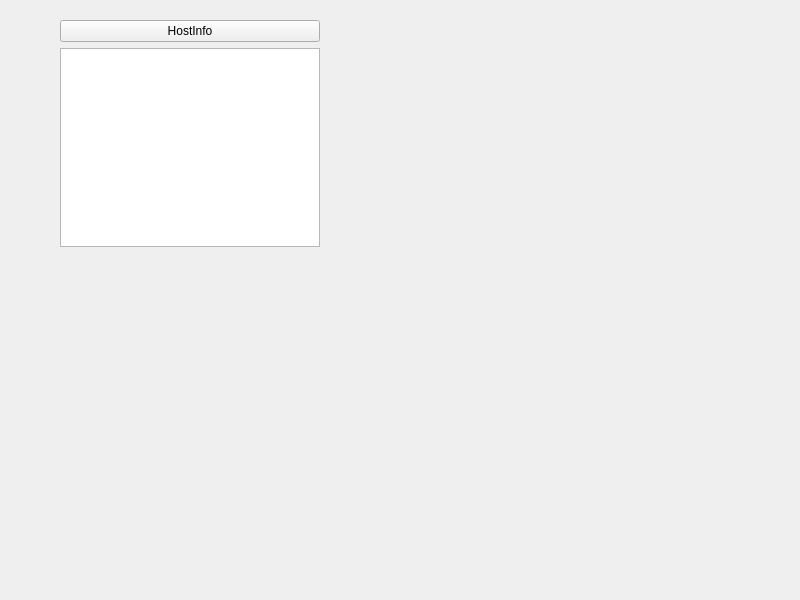
<?xml version="1.0" encoding="UTF-8"?>
<ui version="4.0">
 <class>hostinfo</class>
 <widget class="QWidget" name="hostinfo">
  <property name="geometry">
   <rect>
    <x>0</x>
    <y>0</y>
    <width>800</width>
    <height>600</height>
   </rect>
  </property>
  <property name="windowTitle">
   <string>hostinfo</string>
  </property>
  <widget class="QWidget" name="">
   <property name="geometry">
    <rect>
     <x>60</x>
     <y>20</y>
     <width>260</width>
     <height>227</height>
    </rect>
   </property>
   <layout class="QVBoxLayout" name="verticalLayout_2">
    <item>
     <widget class="QPushButton" name="pushButton">
      <property name="text">
       <string>HostInfo</string>
      </property>
      <property name="autoRepeat">
       <bool>true</bool>
      </property>
     </widget>
    </item>
    <item>
     <layout class="QVBoxLayout" name="verticalLayout">
      <item>
       <widget class="QTextEdit" name="textEdit"/>
      </item>
     </layout>
    </item>
   </layout>
  </widget>
 </widget>
 <resources/>
 <connections/>
</ui>
